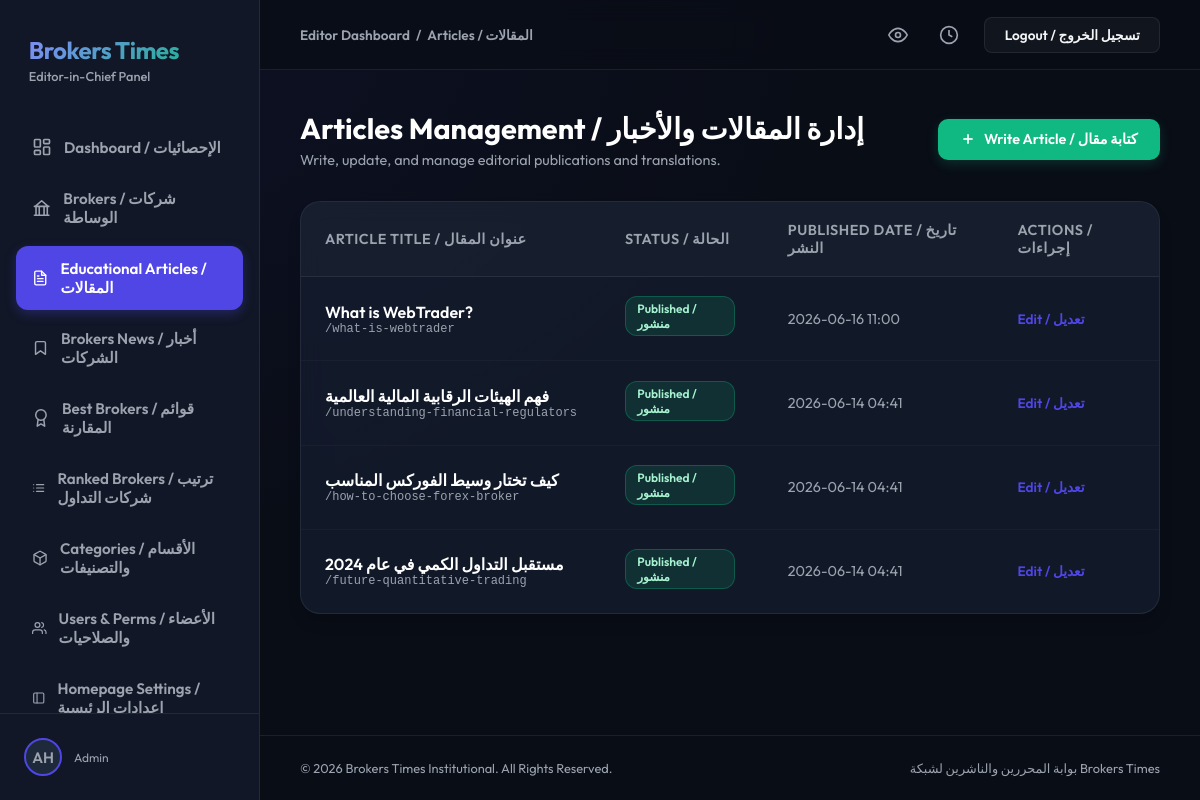
The page /dashboard/articles/ (signed in) on the database as committed earlier.
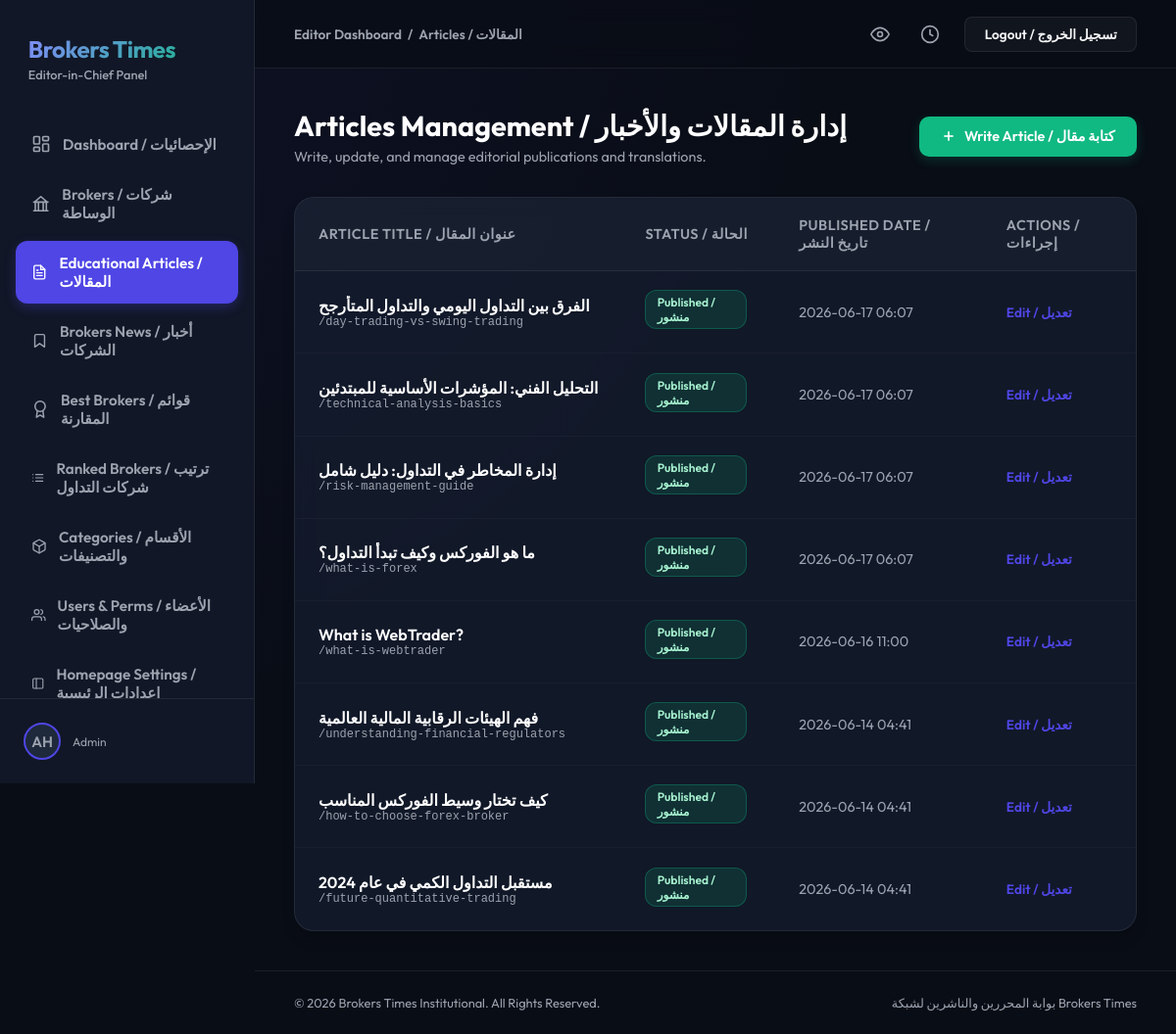
The same page on the database as committed later.
### users/models.py (models this page shows, shortened)
class CustomUser(AbstractUser):
    ROLE_CHOICES = [
        ('admin', 'Admin'),
        ('editor', 'Editor'),
        ('writer', 'Writer'),
        ('user', 'Standard User'),
    ]
    PREFERRED_LANGUAGE_CHOICES = [
        ('ar', 'العربية'),
        ('en', 'English'),
    ]
    role = models.CharField(max_length=20, choices=ROLE_CHOICES, default='user')
    preferred_language = models.CharField(max_length=5, choices=PREFERRED_LANGUAGE_CHOICES, default='ar')
    bio = models.TextField(blank=True)
    avatar = models.ImageField(upload_to='avatars/', blank=True, null=True)
    facebook_url = models.URLField(max_length=500, blank=True, null=True)
    linkedin_url = models.URLField(max_length=500, blank=True, null=True)
    class Meta:
        permissions = [
            ("can_publish", "Can publish articles/brokers"),
            ("can_edit", "Can edit articles/brokers"),
            ("can_manage_brokers", "Can manage brokers"),
        ]

### articles/models.py (models this page shows, shortened)
class Article(models.Model):
    STATUS_CHOICES = [
        ('draft', 'Draft'),
        ('published', 'Published'),
    ]
    title = models.CharField(max_length=255)
    slug = models.SlugField(max_length=255, unique=True)
    content = RichTextField(blank=True)
    featured_image = models.ImageField(upload_to='articles/', blank=True, null=True)
    featured_image_alt = models.CharField(max_length=255, blank=True)
    seo_title = models.CharField(max_length=255, blank=True)
    seo_description = models.TextField(blank=True)
    status = models.CharField(max_length=20, choices=STATUS_CHOICES, default='draft')
    created_at = models.DateTimeField(auto_now_add=True)
    updated_at = models.DateTimeField(auto_now=True)

### users/views.py (the view)
# urls.py: path('dashboard/articles/', DashboardArticlesView.as_view(), name='dashboard_articles'),
class DashboardArticlesView(LoginRequiredMixin, ListView):
    model = Article
    template_name = 'dashboard/articles.html'
    context_object_name = 'articles'
    ordering = ['-created_at']

### users/templates/dashboard/articles.html (shortened to what this page needs)
{% extends 'dashboard/base.html' %}
{% block nav_articles %}active{% endblock %}
{% block section_name %}Articles / المقالات{% endblock %}
{% block content %}
<div class="page-header-container">
    <div class="page-title-area">
        <h1>Articles Management / إدارة المقالات والأخبار</h1>
        <p>Write, update, and manage editorial publications and translations.</p>
    </div>
    {% if user.is_staff or user.is_superuser %}
    <a href="{% url 'dashboard_articles_add' %}" class="btn-action">
        <svg viewBox="0 0 24 24"><line x1="12" y1="5" x2="12" y2="19"></line><line x1="5" y1="12" x2="19" y2="12"></line></svg>
        <span>Write Article / كتابة مقال</span>
    </a>
    {% endif %}
</div>
<div class="table-container">
    <div class="table-responsive">
        <table class="data-table">
            <thead>
                <tr>
                    <th>Article Title / عنوان المقال</th>
                    <th>Status / الحالة</th>
                    <th>Published Date / تاريخ النشر</th>
                    <th>Actions / إجراءات</th>
                </tr>
            </thead>
            <tbody>
                {% for article in articles %}
                <tr>
                    <td>
                        <div class="article-title-cell" title="{{ article.title }}">
                            <span class="article-main-title">{{ article.title }}</span>
                            <span class="article-sub-slug">/{{ article.slug }}</span>
                        </div>
                    </td>
                    <td>
                        {% if article.status == 'published' %}
                            <span class="badge-pill badge-success">Published / منشور</span>
                        {% else %}
                            <span class="badge-pill badge-warning">Draft / مسودة</span>
                        {% endif %}
                    </td>
                    <td>
                        <span style="color: var(--text-muted);">{{ article.created_at|date:"Y-m-d H:i" }}</span>
                    </td>
                    <td>
                        {% if user.is_staff or user.is_superuser %}
                        <a href="{% url 'dashboard_articles_edit' article.id %}" class="btn-edit-inline">Edit / تعديل</a>
                        {% else %}
                        <span style="color: var(--text-muted); font-size: 0.85rem;">View Only</span>
                        {% endif %}
                    </td>
                </tr>
                {% endfor %}
            </tbody>
        </table>
    </div>
</div>
{% endblock %}

### users/templates/dashboard/base.html (shortened to what this page needs)
<!DOCTYPE html>
<html lang="en">
<head>
</head>
<body>
    <div class="sidebar">
        <div class="sidebar-brand">
            <span class="brand-name">Brokers Times</span>
            <span class="brand-sub">Editor-in-Chief Panel</span>
        </div>
        <ul class="sidebar-menu">
            <li class="menu-item {% block nav_dashboard %}{% endblock %}">
                <a href="{% url 'dashboard' %}">
                    <svg viewBox="0 0 24 24"><rect x="3" y="3" width="7" height="9" rx="1"></rect><rect x="14" y="3" width="7" height="5" rx="1"></rect><rect x="14" y="12" width="7" height="9" rx="1"></rect><rect x="3" y="16" width="7" height="5" rx="1"></rect></svg>
                    <span>Dashboard / الإحصائيات</span>
                </a>
            </li>
            <li class="menu-item {% block nav_brokers %}{% endblock %}">
                <a href="{% url 'dashboard_brokers' %}">
                    <svg viewBox="0 0 24 24"><path d="M3 21h18M3 10h18M5 10v11M19 10v11M9 10v11M15 10v11M4 10h16L12 3z"></path></svg>
                    <span>Brokers / شركات الوساطة</span>
                </a>
            </li>
            <li class="menu-item {% block nav_articles %}{% endblock %}">
                <a href="{% url 'dashboard_articles' %}">
                    Educational Articles / المقالات
                </a>
            </li>
            <li class="menu-item {% block nav_news %}{% endblock %}">
                <a href="{% url 'dashboard_news' %}">
                    <svg viewBox="0 0 24 24" width="20" height="20" fill="none" stroke="currentColor" stroke-width="2" stroke-linecap="round" stroke-linejoin="round"><path d="M19 21l-7-5-7 5V5a2 2 0 0 1 2-2h10a2 2 0 0 1 2 2z"></path></svg>
                    Brokers News / أخبار الشركات
                </a>
            </li>
            <li class="menu-item {% block nav_best_brokers %}{% endblock %}">
                <a href="{% url 'dashboard_best_brokers' %}">
                    <svg viewBox="0 0 24 24"><circle cx="12" cy="8" r="7"></circle><polyline points="8.21 13.89 7 23 12 20 17 23 15.79 13.88"></polyline></svg>
                    <span>Best Brokers / قوائم المقارنة</span>
                </a>
            </li>
            <li class="menu-item {% block nav_ranked_brokers %}{% endblock %}">
                <a href="{% url 'dashboard_ranked_brokers' %}">
                    <span>Ranked Brokers / ترتيب شركات التداول</span>
                </a>
            </li>
            {% if user.role == 'admin' or user.is_superuser or user.is_staff %}
            <li class="menu-item {% block nav_categories %}{% endblock %}">
                <a href="{% url 'dashboard_categories' %}">
                    <span>Categories / الأقسام والتصنيفات</span>
                </a>
            </li>
            <li class="menu-item {% block nav_users %}{% endblock %}">
                <a href="{% url 'dashboard_users' %}">
                    <svg viewBox="0 0 24 24"><path d="M17 21v-2a4 4 0 0 0-4-4H5a4 4 0 0 0-4 4v2"></path><circle cx="9" cy="7" r="4"></circle><path d="M23 21v-2a4 4 0 0 0-3-3.87"></path><path d="M16 3.13a4 4 0 0 1 0 7.75"></path></svg>
                    <span>Users & Perms / الأعضاء والصلاحيات</span>
                </a>
            </li>
            <li class="menu-item {% block nav_homepage_settings %}{% endblock %}">
                <a href="{% url 'dashboard_homepage_settings' %}">
                    <svg viewBox="0 0 24 24"><rect x="3" y="3" width="18" height="18" rx="2" ry="2"></rect><line x1="9" y1="3" x2="9" y2="21"></line></svg>
                    <span>Homepage Settings / إعدادات الرئيسية</span>
                </a>
            </li>
            {% endif %}
        </ul>
        <div class="sidebar-footer">
            <div class="user-avatar-small">
                {% if user.avatar %}
                    <img src="{{ user.avatar.url }}" alt="Avatar">
                {% else %}
                    <span class="user-avatar-placeholder">{{ user.username|slice:":2" }}</span>
                {% endif %}
            </div>
            <div class="user-info">
                <span class="user-role">{{ user.get_role_display }}</span>
            </div>
        </div>
    </div>
    <div class="main-panel">
        <div class="topbar">
            <div class="breadcrumbs">
                <span>Editor Dashboard</span>
                <span>/</span>
                <span>{% block section_name %}Home{% endblock %}</span>
            </div>
            <div class="topbar-actions">
                <button class="action-icon-btn" title="View Portal">
                    <svg viewBox="0 0 24 24"><path d="M1 12s4-8 11-8 11 8 11 8-4 8-11 8-11-8-11-8z"></path><circle cx="12" cy="12" r="3"></circle></svg>
                </button>
                <button class="action-icon-btn" title="Recent History">
                    <svg viewBox="0 0 24 24"><circle cx="12" cy="12" r="10"></circle><polyline points="12 6 12 12 16 14"></polyline></svg>
                </button>
                <a href="{% url 'logout' %}" class="btn-top btn-top-secondary">Logout / تسجيل الخروج</a>
            </div>
        </div>
        <div class="content-body">
            {% block content %}{% endblock %}
        </div>
        <div class="footer">
            <span>&copy; 2026 Brokers Times Institutional. All Rights Reserved.</span>
            <span>بوابة المحررين والناشرين لشبكة Brokers Times</span>
        </div>
    </div>
</body>
</html>

### users/templates/dashboard/base.html (style rules this page uses)
:root { --bg-color: #090d16; --sidebar-bg: #111726; --card-bg: rgba(22, 30, 49, 0.7); --primary: #4f46e5; --primary-hover: #4338ca; --accent: #10b981; --text-color: #f3f4f6; --text-muted: #9ca3af; --border-color: rgba(255, 255, 255, 0.08); --danger: #ef4444; }
* { box-sizing: border-box; margin: 0; padding: 0; }
body { background-color: var(--bg-color); background-image: radial-gradient(at 0% 0%, rgba(79, 70, 229, 0.08) 0px, transparent 50%); color: var(--text-color); font-family: 'Outfit', 'Cairo', sans-serif; min-height: 100vh; display: flex; }
.sidebar { width: 260px; background-color: var(--sidebar-bg); border-right: 1px solid var(--border-color); display: flex; flex-direction: column; position: fixed; height: 100vh; top: 0; left: 0; z-index: 10; }
.sidebar-brand { padding: 2.2rem 1.8rem 1rem; display: flex; flex-direction: column; }
.brand-name { font-size: 1.5rem; font-weight: 700; letter-spacing: -0.5px; background: linear-gradient(135deg, #818cf8, var(--accent)); -webkit-background-clip: text; -webkit-text-fill-color: transparent; }
.brand-sub { font-size: 0.8rem; color: var(--text-muted); margin-top: 0.2rem; font-weight: 500; }
.sidebar-menu { list-style: none; padding: 1.5rem 1rem; display: flex; flex-direction: column; gap: 0.4rem; flex: 1; overflow-y: auto; }
.menu-item a { display: flex; align-items: center; padding: 0.8rem 1rem; color: var(--text-muted); text-decoration: none; border-radius: 12px; font-size: 0.95rem; font-weight: 600; transition: all 0.3s ease; gap: 12px; }
.menu-item a svg { width: 20px; height: 20px; fill: none; stroke: currentColor; stroke-width: 2; stroke-linecap: round; stroke-linejoin: round; transition: stroke 0.3s ease; }
.menu-item.active a { color: white; background: var(--primary); box-shadow: 0 4px 12px rgba(79, 70, 229, 0.3); }
.menu-item.active a svg { stroke: white; }
.sidebar-footer { padding: 1.5rem; border-top: 1px solid var(--border-color); display: flex; align-items: center; gap: 12px; }
.user-avatar-small { width: 38px; height: 38px; border-radius: 50%; overflow: hidden; background: #1e293b; display: flex; align-items: center; justify-content: center; border: 2px solid var(--primary); }
.user-avatar-placeholder { font-size: 0.95rem; font-weight: 600; color: var(--text-muted); text-transform: uppercase; }
.user-info { display: flex; flex-direction: column; overflow: hidden; }
.user-role { font-size: 0.75rem; color: var(--text-muted); }
.main-panel { margin-left: 260px; flex: 1; display: flex; flex-direction: column; min-height: 100vh; position: relative; }
.topbar { height: 70px; background: rgba(9, 13, 22, 0.7); backdrop-filter: blur(12px); border-bottom: 1px solid var(--border-color); display: flex; align-items: center; justify-content: space-between; padding: 0 2.5rem; position: sticky; top: 0; z-index: 9; }
.breadcrumbs { font-size: 0.85rem; font-weight: 600; color: var(--text-muted); display: flex; align-items: center; gap: 6px; }
.topbar-actions { display: flex; align-items: center; gap: 1.2rem; }
.action-icon-btn { background: none; border: none; color: var(--text-muted); cursor: pointer; display: flex; align-items: center; justify-content: center; padding: 6px; border-radius: 8px; transition: all 0.3s ease; }
.action-icon-btn svg { width: 20px; height: 20px; fill: none; stroke: currentColor; stroke-width: 2; }
.btn-top { padding: 0.5rem 1.2rem; border-radius: 8px; font-size: 0.85rem; font-weight: 600; cursor: pointer; transition: all 0.3s ease; text-decoration: none; display: inline-flex; align-items: center; }
.btn-top-secondary { background: rgba(255, 255, 255, 0.04); color: var(--text-color); border: 1px solid var(--border-color); }
.content-body { padding: 2.5rem; flex: 1; }
.footer { padding: 1.5rem 2.5rem; border-top: 1px solid var(--border-color); font-size: 0.8rem; color: var(--text-muted); display: flex; justify-content: space-between; align-items: center; }

Rows that differ between the two databases and show on the page:
added Article: title "الفرق بين التداول اليومي والتداول المتأرجح", slug "day-trading-vs-swing-trading", status "Published / منشور", created_at "2026-06-17 06:07"
added Article: title "التحليل الفني: المؤشرات الأساسية للمبتدئين", slug "technical-analysis-basics", status "Published / منشور", created_at "2026-06-17 06:07"
added Article: title "إدارة المخاطر في التداول: دليل شامل", slug "risk-management-guide", status "Published / منشور", created_at "2026-06-17 06:07"
added Article: title "ما هو الفوركس وكيف تبدأ التداول؟", slug "what-is-forex", status "Published / منشور", created_at "2026-06-17 06:07"
